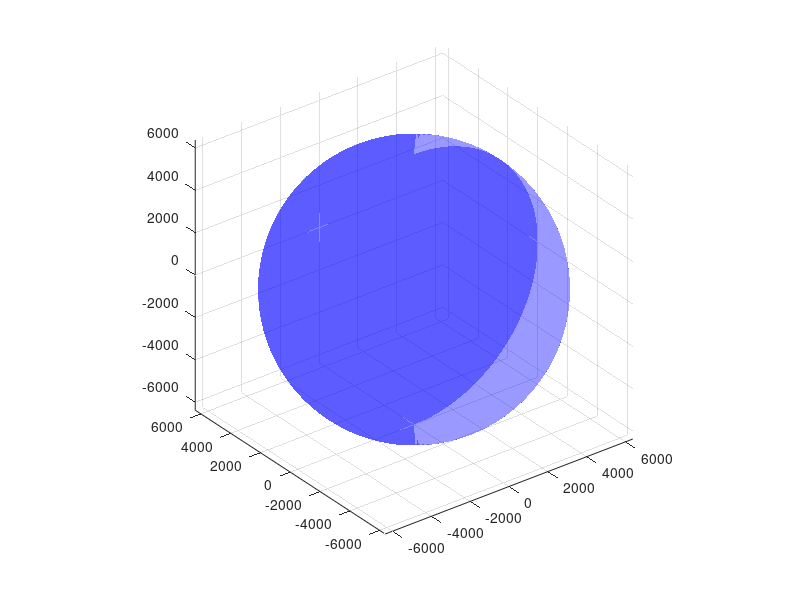

This chart was generated by the following MATLAB code: (Note: this script raises an error after producing the figure.)
% FULL ORBIT PLOT
% This scrip can be run in the command window to plot tbe orbit after a sim
% Author: Devan Tormey

clc;

re =  6378.137; %Radius of earth, km


figure()
% Plot Earth reference
[X,Y,Z] = sphere(100);
surf(X*re, Y*re, Z*re, 'EdgeColor', 'none','FaceAlpha', .4,'FaceColor','b')
axis equal;
hold all
% Plot the orbit as a plot3
plot3(r_eci_km.Data(:,1),r_eci_km.Data(:,2),r_eci_km.Data(:,3),'r','LineWidth',1)


% Plot the radii on their own
figure()
hold all
plot(tout,r_eci_km.Data(:,1),'LineWidth',2)
plot(tout,r_eci_km.Data(:,2),'LineWidth',2)
plot(tout,r_eci_km.Data(:,3),'LineWidth',2)
r = norm(simParams.initialConditions.r0);
% Include reference line for 500 km orbit
plot([tout(1),tout(end)],[r r],'--','LineWidth',2)

% Find Peaks
k = 566120;
[pksx(1), indx(1)] = max(r_eci_km.Data(1:k,1));
[pksy(1), indy(1)] = max(r_eci_km.Data(1:k,2));
[pksx(2), indx(2)] = max(r_eci_km.Data(k:end,1));
[pksy(2), indy(2)] = max(r_eci_km.Data(k:end,2));

plot(tout( indx(1) ), pksx(1),'*')
plot(tout( indx(2) + k), pksx(2),'*')

plot(tout( indy(1) ), pksy(1),'o')

plot(tout( indy(2) + k), pksy(2),'sq')

title('Orbital Radius')
legend('r_x','r_y','r_z')

% Try and plot growth in r if orbit is long enough
figure()
subplot(2,1,1)
plot(pksx - r,'*');
title('Growth in r_x')
xlabel('orbit')
ylabel('r_x - norm(r) [km]')
subplot(2,1,2)
plot(pksy - r,'*');
title('Growth in r_y')
ylabel('r_y - norm(r) [km]')





